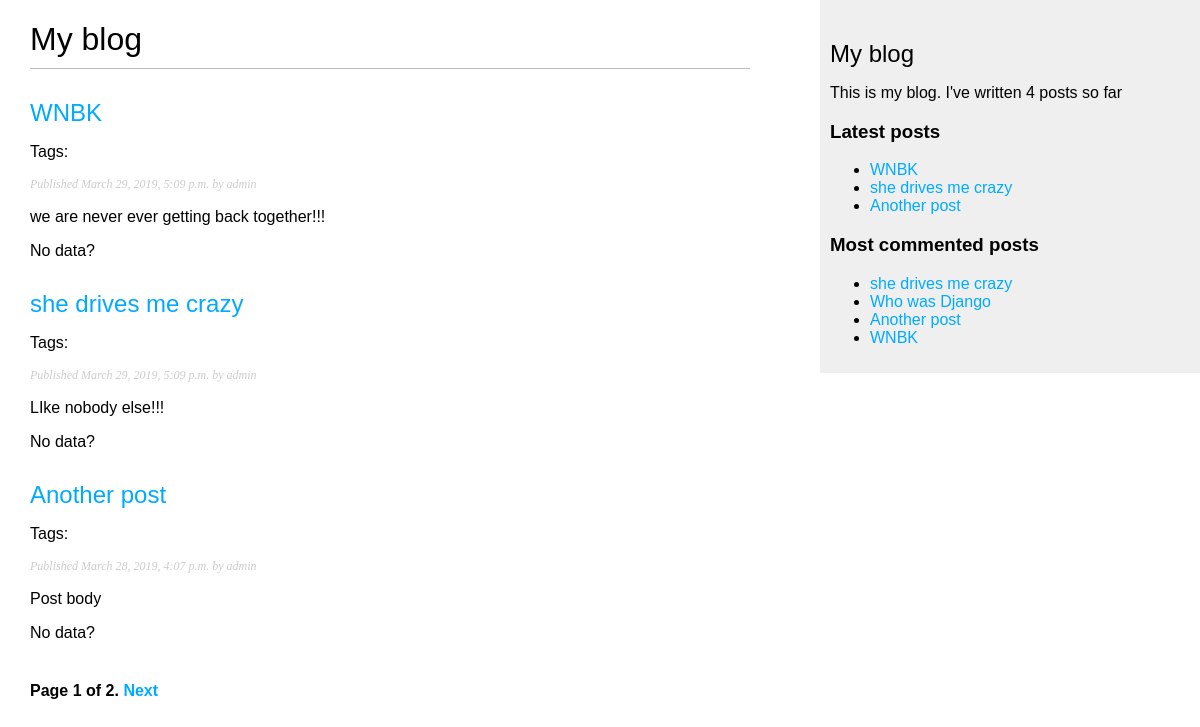
The page /blog/ on the database as committed earlier.
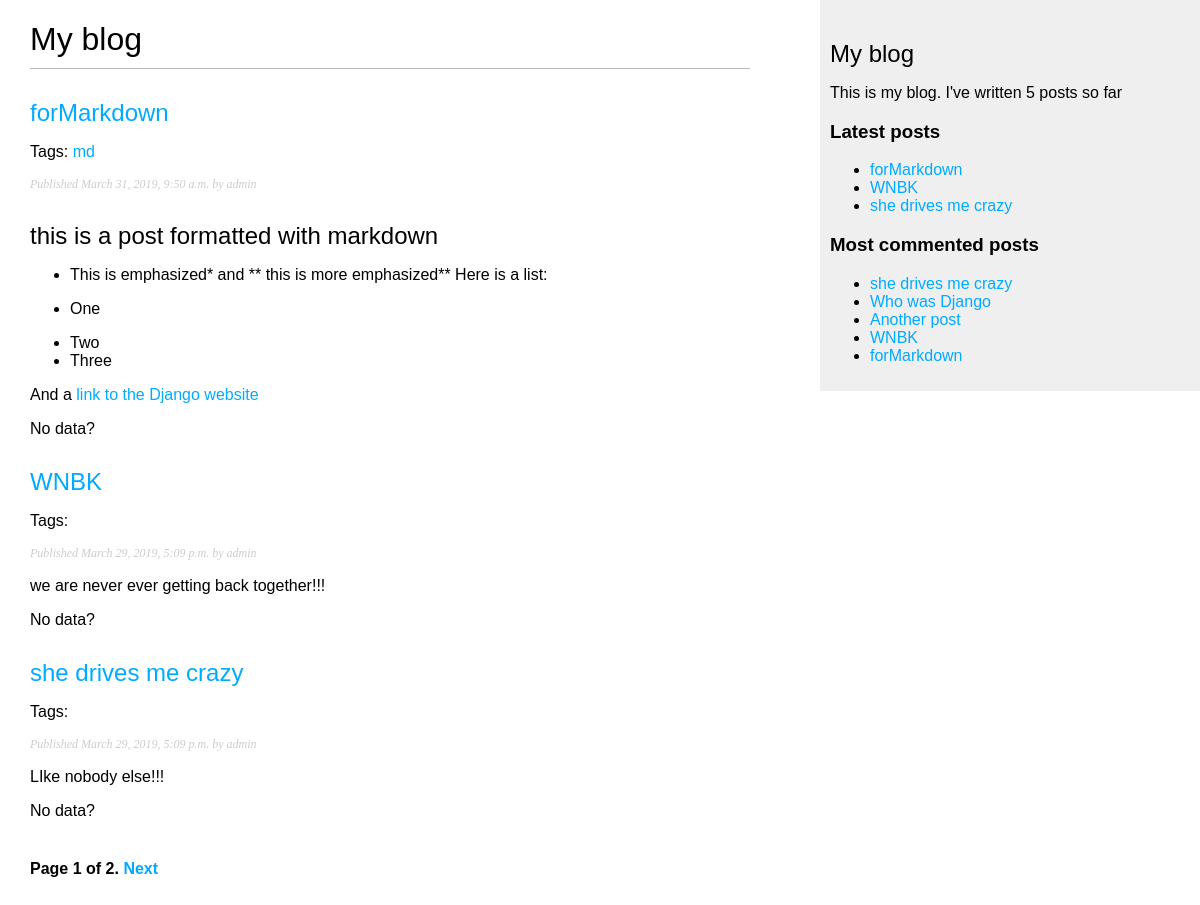
The same page on the database as committed later.
### blog/models.py (models this page shows, shortened)
class Post(models.Model):
    STATUS_CHOICES = (('draft', 'Draft'),('published', 'Published'))
    title = models.CharField(max_length=250)
    slug = models.SlugField(max_length=250, unique_for_date='publish')
    author = models.ForeignKey(User, on_delete=models.CASCADE, related_name='blog_posts')
    body = models.TextField()
    publish = models.DateTimeField(default=timezone.now)
    created = models.DateTimeField(auto_now_add=True)
    updated = models.DateTimeField(auto_now=True)
    status = models.CharField(max_length=10, choices=STATUS_CHOICES, default='draft')
    objects = models.Manager()   # 默认的管理器
    published = PublishedManager()   # 系统自带的管理器
    tags = TaggableManager()
    class Meta:
        ordering = ('-publish',)
    def get_absolute_url(self):
        return reverse('blog:post_detail', args=[self.publish.year, self.publish.month,self.publish.day,self.slug])

### blog/views.py (the view)
# urls.py: path('', views.post_list, name='post_list'),
def post_list(request, tag_slug=None):
    object_list = Post.published.all()
    tag = None
    if tag_slug:
        tag = get_object_or_404(Tag, slug=tag_slug)
        object_list = object_list.filter(tags__in=[tag])
    paginator = Paginator(object_list, 3)   # 每页只显示3篇文章
    page = request.GET.get('page')
    try:
        posts = paginator.page(page)
    except PageNotAnInteger:
        posts = paginator.page(1)
    except EmptyPage:
        posts = paginator.page(paginator.num_pages)
    return render(request, 'blog/post/list.html', {'page': page, 'posts': posts, 'tag':tag})

### blog/models.py (called while the page is built)
    def get_queryset(self):
        return super(PublishedManager, self).get_queryset().filter(status='published')

### blog/templatetags/blog_tags.py (called while the page is built)
@register.simple_tag
def total_posts():
    return Post.published.count()

@register.inclusion_tag('blog/post/latest_posts.html')
def show_latest_posts(count=5):
    latest_posts = Post.published.order_by('-publish')[:count]
    return {'latest_posts': latest_posts}

@register.simple_tag
def get_most_commented_post(count=5):
    return Post.published.annotate(total_comments=Count('comments')).order_by('-total_comments')[:count]

@register.filter(name='markdown')
def markdown_format(text):
    return mark_safe(markdown.markdown(text))

### blog/templates/blog/post/list.html (shortened to what this page needs)
{% extends 'blog/base.html' %}
{% load blog_tags %}
{% block content %}
    <h1>My blog</h1>
    {% for post in posts %}
        <h2>
            <a href="{{ post.get_absolute_url }}">{{ post.title }}</a>
        </h2>
        <p class="tag">
            Tags:
            {% for tag in post.tags.all %}
                <a href="{% url "blog:post_list_by_tag" tag.slug %}">{{ tag.name }}</a>
            {% endfor %}
        </p>
        <p class="date">
            Published {{ post.publish }} by {{ post.author }}
        </p>
        {{ post.body | markdown | truncatewords_html:30 }}
        No data?
    {% endfor %}
    {% include "pagination.html" with page=posts %}
{% endblock %}

### blog/templates/blog/base.html (shortened to what this page needs)
{% load static %}
{% load blog_tags %}
<!doctype html>
<html lang="en">
<head>
    <link rel="stylesheet" href="{% static 'css/blog.css' %}">
</head>
<body>
    <div id="content">
        {% block content %}
        {% endblock %}
    </div>
    <div id="sidebar">
        <h2>My blog</h2>
            <p>This is my blog. I've written {% total_posts %} posts so far</p>
            <h3>Latest posts</h3>
            {% show_latest_posts 3 %}
        <h3>Most commented posts</h3>
        {% get_most_commented_post as most_commented_posts %}
        <ul>
            {% for post in most_commented_posts %}
            <li>
                <a href="{{ post.get_absolute_url }}">{{ post.title }}</a>
            </li>
            {% endfor %}
        </ul>
    </div>
</body>
</html>

### blog/templates/blog/post/latest_posts.html
<ul>
    {% for post in latest_posts %}
            <li>
                <a href="{{ post.get_absolute_url }}">{{ post.title }}</a>
            </li>
    {% endfor %}
</ul>

Rows that differ between the two databases and show on the page:
no longer on one of the page's lists (row unchanged): Post: title "Another post", publish "March 28, 2019, 4:07 p.m.", author "admin", body "Post body"
added Post: title "forMarkdown", publish "March 31, 2019, 9:50 a.m.", author "admin", body "this is a post formatted with markdown This is emphasized* and ** this is more emphasized** Here is a list: One Two Three And a link to the Django website"
added Tag: name "md"
Other text that changed with them:
text no longer shown: "4"
text now shown: "5"
